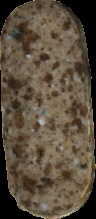
#> input picture database/shape/s4.jpg, 96 x 219 px
$ jupyter execute --allow-errors pca_template_matching.ipynb
#> lines starting #> are read from the running program, lines starting #| are printed output that depends on the picture; after the words box and inside, x2 and y2 are one past the last pixel; in counts of white or black regions, pixels touching at a corner belong together; long printed decimals are rounded
### utils.py
import os
import cv2
import time
import numpy as np
import matplotlib.pyplot as plt
import numpy as np
import skimage.color


def normalize_list(x):
    return (x - np.min(x)) / (np.max(x) - np.min(x))


# [51 lines left out: functions rotate_image, batch_resize, not called in this run]


def compare_hist(hist1, hist2):
    # Chi-squared distance
    return np.sum((hist1 - hist2) ** 2 / (hist1 + hist2 + 1e-6))


# Create 3D color histogram
def get_3D_hsv_hist(image):
    # Convert to HSV color space
    hsv = skimage.color.rgb2hsv(image)
    # Create 3D color histogram
    hist, edges = np.histogramdd(hsv.reshape(-1, 3), bins=(8, 8, 8))
    # Normalize histogram
    hist /= hist.sum()
    return hist


# Calculate HoG feature
def get_hog_feature(query):
    # Compute the HOG features using 8x8 cells and 9 orientations
    hog = cv2.HOGDescriptor((64, 64), (8, 8), (8, 8), (8, 8), 9)
    query = cv2.resize(query, (64, 64))
    # Convert the query image to grayscale
    query = cv2.cvtColor(query, cv2.COLOR_BGR2GRAY)
    # Compute the HOG features using 8x8 cells and 9 orientations
    query_features = hog.compute(query)
    # Flatten the features vector
    # query_features = query_features.ravel()
    query_features /= query_features.sum()
    return query_features


def get_mask(img):
    img = cv2.cvtColor(img, cv2.COLOR_BGR2GRAY)
    ret, db_mask = cv2.threshold(img, 1, 1, 0)
    contours, hierarchy = cv2.findContours(db_mask, 2, 1)
    cv2.drawContours(db_mask, contours, -1, color=(0, 0, 255), thickness=6)
    return db_mask


def get_size(img):
    img = cv2.cvtColor(img, cv2.COLOR_BGR2GRAY)
    ret, db_mask = cv2.threshold(img, 1, 1, 0)
    return db_mask.sum()


# [426 lines left out: functions show_anns, register_db_img, register_color_hist, register_shape_db, register_hog_db, register_color_db and 8 more, not called in this run]
    # print("Done")


# [7 lines that do not run on import are left out]

### pca_template_matching.ipynb
[cell 1]
# reference: https://stackoverflow.com/questions/62698756/opencv-calculating-orientation-angle-of-major-and-minor-axis-of-ellipse
import cv2
import numpy as np
import math
import matplotlib.pyplot as plt

# read input
img = cv2.imread('database/shape/s4.jpg')
#> img is the input picture: shape (219, 96, 3); mean B, G, R 61, 77.1, 90

# convert to gray
gray = cv2.cvtColor(img, cv2.COLOR_BGR2GRAY)
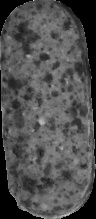
#> gray: shape (219, 96); min 0, max 222, mean 79.1

# threshold
ret, thresh = cv2.threshold(gray, 1, 1,0)
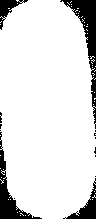
#> thresh: shape (219, 96); values 0 (black) and 1 (white), 87.8% white; 14 black regions (10 under 20 px)

# find largest contour
contours = cv2.findContours(thresh, cv2.RETR_EXTERNAL, cv2.CHAIN_APPROX_SIMPLE)
#> contours = 56 contours, 55 with area under 20; largest, box (x1, y1, x2, y2) and area: (0, 0, 96, 219) 18030
contours = contours[0] if len(contours) == 2 else contours[1]
big_contour = max(contours, key=cv2.contourArea)
#> big_contour = contour of 359 points, box (x1, y1, x2, y2) (0, 0, 96, 219), area 18030

# fit contour to ellipse and get ellipse center, minor and major diameters and angle in degree
ellipse = cv2.fitEllipse(big_contour)
#> ellipse = ((46, 109.1), (98.9, 251.7), 176.7)
(xc,yc),(d1,d2),angle = ellipse
#> xc = 46; yc = 109.1; d1 = 98.9; d2 = 251.7; angle = 176.7
print(xc,yc,d1,d1,angle)
#| 46.003 109.085 98.896 98.896 176.666

# draw ellipse in green
result = img.copy()
cv2.ellipse(result, ellipse, (0, 255, 0), 3)

# draw circle at center
xc, yc = ellipse[0]
cv2.circle(result, (int(xc),int(yc)), 10, (255, 255, 255), -1)

# draw major axis line in red
rmajor = max(d1,d2)/2
#> rmajor = 125.9
if angle > 90:
    angle = angle - 90
#> angle = 86.67
else:
    angle = angle + 90
print(angle)
#| 86.666
x1 = xc + math.cos(math.radians(angle))*rmajor
#> x1 = 53.32
y1 = yc + math.sin(math.radians(angle))*rmajor
#> y1 = 234.7
x2 = xc + math.cos(math.radians(angle+180))*rmajor
#> x2 = 38.68
y2 = yc + math.sin(math.radians(angle+180))*rmajor
#> y2 = -16.57
cv2.line(result, (int(x1),int(y1)), (int(x2),int(y2)), (0, 0, 255), 3)

# draw minor axis line in blue
rminor = min(d1,d2)/2
#> rminor = 49.45
if angle > 90:
    angle = angle - 90
else:
    angle = angle + 90
#> angle = 176.7
print(angle)
#| 176.666
x1 = xc + math.cos(math.radians(angle))*rminor
#> x1 = -3.36
y1 = yc + math.sin(math.radians(angle))*rminor
#> y1 = 112
x2 = xc + math.cos(math.radians(angle+180))*rminor
#> x2 = 95.37
y2 = yc + math.sin(math.radians(angle+180))*rminor
#> y2 = 106.2
cv2.line(result, (int(x1),int(y1)), (int(x2),int(y2)), (255, 0, 0), 3)

plt.imshow(result)
# plt.imshow(img)

[cell 2]
import cv2
import numpy as np
import math
import matplotlib.pyplot as plt
def rotate_image(image):
    # Get the height and width of the image
    h, w = image.shape[:2]

    # Define the desired size
    w_new = 400
    h_new = 400

    # Create a black image of the same size as w_new and h_new
    black = np.zeros((h_new, w_new, 3), dtype=np.uint8)

    # Copy the original image to the center of the black image
    x_offset = (w_new - w) // 2
    y_offset = (h_new - h)  // 2
    black[y_offset:y_offset+h, x_offset:x_offset+w] = image

    image = black

    img = cv2.cvtColor(image, cv2.COLOR_BGR2GRAY)
    ret, thresh = cv2.threshold(img, 1, 1,0)

    # find largest contour
    contours = cv2.findContours(thresh, cv2.RETR_EXTERNAL, cv2.CHAIN_APPROX_SIMPLE)
    contours = contours[0] if len(contours) == 2 else contours[1]
    big_contour = max(contours, key=cv2.contourArea)

    # fit an ellipse to the contour and get the center, axes and angle
    (xc, yc), (d1, d2), angle = cv2.fitEllipse(big_contour)
    # create a rotation matrix using the center and angle
    M = cv2.getRotationMatrix2D((xc, yc), angle, 1)
    M_opp = cv2.getRotationMatrix2D((xc, yc), angle + 180, 1)

    # apply the rotation matrix to the image and crop it to the ellipse size
    rotated = cv2.warpAffine(image, M, (400, 400))
    rotated_opp = cv2.warpAffine(image, M_opp, (400, 400))

    # return the rotated image
    return rotated, rotated_opp

[cell 3]
img = cv2.imread('database/pill_db/p5_3.jpg')
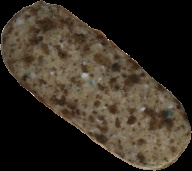
#> input picture database/pill_db/p5_3.jpg, 192 x 171 px
#> img is the input picture: shape (171, 192, 3); mean B, G, R 36.1, 46.8, 54.9
# img = cv2.imread('database/shape/s4.jpg')
img_r,_ = rotate_image(img)
#> in rotate_image, `ret, thresh = cv2.threshold(img, 1, 1,0)`: thresh: shape (400, 400); values 0 (black) and 1 (white), 11.5% white; 112 white regions (111 under 20 px)
#> in rotate_image, `contours = cv2.findContours(thresh, cv2.RETR_EXTERNAL, cv2.CHAIN_APPRO..`: contours = 112 contours, 111 with area under 20; largest, box (x1, y1, x2, y2) and area: (104, 114, 296, 285) 17917
#> in rotate_image, `big_contour = max(contours, key=cv2.contourArea)`: big_contour = contour of 563 points, box (x1, y1, x2, y2) (104, 114, 296, 285), area 17917
#> in rotate_image, `(xc, yc), (d1, d2), angle = cv2.fitEllipse(big_contour)`: xc = 198; yc = 199; d1 = 99.69; d2 = 235.6; angle = 128.1
#> in rotate_image, `M = cv2.getRotationMatrix2D((xc, yc), angle, 1)`: M = [[-0.617, 0.787, 163.8], [-0.787, -0.617, 477.6]]
#> in rotate_image, `M_opp = cv2.getRotationMatrix2D((xc, yc), angle + 180, 1)`: M_opp = [[0.617, -0.787, 232.3], [0.787, 0.617, -79.67]]
plt.imshow(img_r)

[cell 4]
# https://stackoverflow.com/questions/23927361/built-in-functions-available-in-opencv2-python-to-find-distance-between-to-image
img,_ = rotate_image(cv2.imread('database/pill_db/p2_1.jpg'))
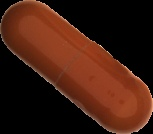
#> input picture database/pill_db/p2_1.jpg, 153 x 134 px
#> in rotate_image (call 2), `ret, thresh = cv2.threshold(img, 1, 1,0)`: thresh: shape (400, 400); values 0 (black) and 1 (white), 6.8% white; 59 white regions (58 under 20 px)
#> in rotate_image (call 2), `contours = cv2.findContours(thresh, cv2.RETR_EXTERNAL, cv2.CHAIN_APPRO..`: contours = 59 contours, 58 with area under 20; largest, box (x1, y1, x2, y2) and area: (123, 133, 276, 267) 10426
template,_ = rotate_image(cv2.imread('database/pill_db/p6_3.jpg'))
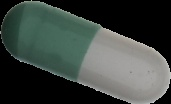
#> input picture database/pill_db/p6_3.jpg, 171 x 104 px
#> in rotate_image (call 3), `h, w = image.shape[:2]`: h = 104; w = 171
#> in rotate_image (call 3), `x_offset = (w_new - w) // 2`: x_offset = 114
#> in rotate_image (call 3), `y_offset = (h_new - h)  // 2`: y_offset = 148
#> in rotate_image (call 3), `ret, thresh = cv2.threshold(img, 1, 1,0)`: thresh: shape (400, 400); values 0 (black) and 1 (white), 6.7% white; 101 white regions (100 under 20 px)
#> in rotate_image (call 3), `contours = cv2.findContours(thresh, cv2.RETR_EXTERNAL, cv2.CHAIN_APPRO..`: contours = 101 contours, 100 with area under 20; largest, box (x1, y1, x2, y2) and area: (114, 148, 285, 252) 10200
#> in rotate_image (call 3), `big_contour = max(contours, key=cv2.contourArea)`: big_contour = contour of 439 points, box (x1, y1, x2, y2) (114, 148, 285, 252), area 10200
#> in rotate_image (call 3), `(xc, yc), (d1, d2), angle = cv2.fitEllipse(big_contour)`: xc = 197.1; yc = 199.6; d1 = 69.36; d2 = 196.9; angle = 110.8
#> in rotate_image (call 3), `M = cv2.getRotationMatrix2D((xc, yc), angle, 1)`: M = [[-0.356, 0.935, 80.61], [-0.935, -0.356, 454.8]]
#> in rotate_image (call 3), `M_opp = cv2.getRotationMatrix2D((xc, yc), angle + 180, 1)`: M_opp = [[0.356, -0.935, 313.6], [0.935, 0.356, -55.58]]
#> in rotate_image (call 3), `rotated_opp = cv2.warpAffine(image, M_opp, (400, 400))`:
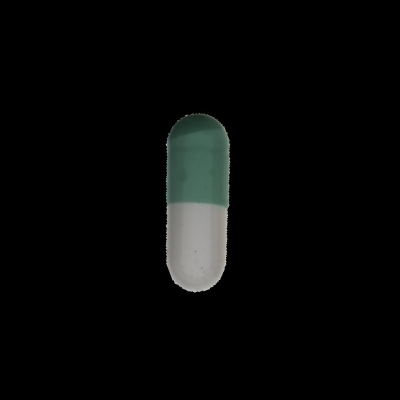
#> rotated_opp: shape (400, 400, 3); mean B, G, R 7.2, 7.7, 6.8

result = []
methods = ['cv2.TM_CCOEFF', 'cv2.TM_CCOEFF_NORMED', 'cv2.TM_CCORR','cv2.TM_CCORR_NORMED', 'cv2.TM_SQDIFF', 'cv2.TM_SQDIFF_NORMED']
for i in range(len(methods)):
    result.append(cv2.matchTemplate(img,template,eval(methods[i])))
    print ("Method {}  : Result{}".format(methods[i],result[i]))
#> this loop made 6 passes
#| Method cv2.TM_CCOEFF  : Result[[2.2123312e+08]]
#| Method cv2.TM_CCOEFF_NORMED  : Result[[0.7428]]
#| Method cv2.TM_CCORR  : Result[[2.3740883e+08]]
#| Method cv2.TM_CCORR_NORMED  : Result[[0.7496]]
#| Method cv2.TM_SQDIFF  : Result[[1.9094949e+08]]
#| Method cv2.TM_SQDIFF_NORMED  : Result[[0.6029]]
#> after the loop, result = [[221233120], [0.743], [237408832], [0.75], [190949488], [0.603]]
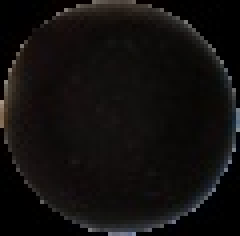
#> input picture database/pill_db/p0_0.jpg, 60 x 59 px (shown 4 times larger)

[cell 5]
def get_axis_len(img):

    # convert to gray
    gray = cv2.cvtColor(img, cv2.COLOR_BGR2GRAY)

    # threshold
    ret, thresh = cv2.threshold(gray, 1, 1,0)

    # find largest contour
    contours = cv2.findContours(thresh, cv2.RETR_EXTERNAL, cv2.CHAIN_APPROX_SIMPLE)
    contours = contours[0] if len(contours) == 2 else contours[1]
    big_contour = max(contours, key=cv2.contourArea)

    # fit contour to ellipse and get ellipse center, minor and major diameters and angle in degree
    ellipse = cv2.fitEllipse(big_contour)
    (xc,yc),(d1,d2),angle = ellipse

    return np.array((d1,d2))

[cell 6]
# NCC Score, color score,
from utils import get_3D_hsv_hist, compare_hist, get_hog_feature, get_size, get_mask

def normalize_list(x):
    return (x-np.min(x))/ (np.max(x)-np.min(x))

pill_ncc = []
pill_color = []
pill_hog = []
pill_hu = []
pill_size = []
pill_axis = []


#> (the rest of this cell did not finish here and is left out)

#> in rotate_image (call 4), `h, w = image.shape[:2]`: h = 59; w = 60
#> in rotate_image (call 4), `x_offset = (w_new - w) // 2`: x_offset = 170
#> in rotate_image (call 4), `ret, thresh = cv2.threshold(img, 1, 1,0)`:
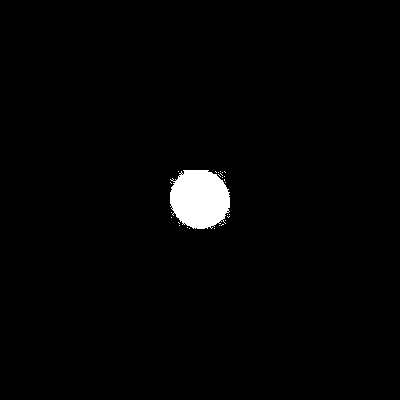
#> thresh: shape (400, 400); values 0 (black) and 1 (white), 1.8% white; 27 white regions (26 under 20 px)
#> in rotate_image (call 4), `contours = cv2.findContours(thresh, cv2.RETR_EXTERNAL, cv2.CHAIN_APPRO..`: contours = 27 contours, 26 with area under 20; largest, box (x1, y1, x2, y2) and area: (170, 170, 230, 229) 2720
#> in rotate_image (call 4), `big_contour = max(contours, key=cv2.contourArea)`: big_contour = contour of 155 points, box (x1, y1, x2, y2) (170, 170, 230, 229), area 2720
#> in rotate_image (call 4), `(xc, yc), (d1, d2), angle = cv2.fitEllipse(big_contour)`: xc = 199.1; yc = 198.4; d1 = 57.59; d2 = 62.66; angle = 131.8
#> in rotate_image (call 4), `M = cv2.getRotationMatrix2D((xc, yc), angle, 1)`: M = [[-0.667, 0.745, 183.9], [-0.745, -0.667, 478.9]]
#> in rotate_image (call 4), `M_opp = cv2.getRotationMatrix2D((xc, yc), angle + 180, 1)`: M_opp = [[0.667, -0.745, 214.2], [0.745, 0.667, -82.25]]

    # get color histgram
    temp1_hist = get_3D_hsv_hist(temp1)
#> in get_3D_hsv_hist, `hsv = skimage.color.rgb2hsv(image)`: hsv: shape (400, 400, 3) float64; mean of channels 0, 1, 2 0.0107, 0.00696, 0.00158
#> in get_3D_hsv_hist, `hist, edges = np.histogramdd(hsv.reshape(-1, 3), bins=(8, 8, 8))`: edges = [[0, 0.122, 0.244, 0.366, 0.488, 0.61, 0.732, 0.854, 0.976], [0, 0.125, 0.25, 0.375, 0.5, 0.625, 0.75, 0.875, 1], [0, 0.0755, 0.151, 0.226, 0.302, 0.377, 0.453, 0.528, 0.604]]
    temp2_hist = get_3D_hsv_hist(temp2)
#> in get_3D_hsv_hist (call 2), `hsv = skimage.color.rgb2hsv(image)`: hsv: shape (400, 400, 3) float64; mean of channels 0, 1, 2 0.0107, 0.00696, 0.00158

    # get HoG feature
    temp1_hog = get_hog_feature(temp1)
#> in get_hog_feature, `query_features = hog.compute(query)`: query_features = 576 values, max 0.453 at index 257, min 0 at index 0, mean 0.0184
#> in get_hog_feature, `query_features /= query_features.sum()`: query_features = 576 values, max 0.0427 at index 257, min 0 at index 0, mean 0.00174
#> `temp1_hog = get_hog_feature(temp1)`: temp1_hog has the same summary as query_features in get_hog_feature
    temp2_hog = get_hog_feature(temp2)
#> `temp2_hog = get_hog_feature(temp2)`: temp2_hog = 576 values, max 0.0434 at index 324, min 0 at index 0, mean 0.00174

    # get mask for Hu momentum
    temp1_mask = get_mask(temp1)
#> in get_mask, `ret, db_mask = cv2.threshold(img, 1, 1, 0)`: db_mask: shape (400, 400); values 0 (black) and 1 (white), 1.8% white; 13 white regions (12 under 20 px)
#> in get_mask, `contours, hierarchy = cv2.findContours(db_mask, 2, 1)`: contours = 14 contours, 13 with area under 20; largest, box (x1, y1, x2, y2) and area: (168, 164, 231, 234) 2808
#> in get_mask, `cv2.drawContours(db_mask, contours, -1, color=(0, 0, 255), thickness=6)`: db_mask: shape (400, 400); values 0 (black) and 1 (white), 1.4% white; 1 white region, box (x1, y1, x2, y2) and area: (174, 170, 226, 226) 2200
    temp2_mask = get_mask(temp2)
#> in get_mask (call 2), `ret, db_mask = cv2.threshold(img, 1, 1, 0)`: db_mask: shape (400, 400); values 0 (black) and 1 (white), 1.8% white; 16 white regions (15 under 20 px)
#> in get_mask (call 2), `contours, hierarchy = cv2.findContours(db_mask, 2, 1)`: contours = 19 contours, 18 with area under 20; largest, box (x1, y1, x2, y2) and area: (169, 164, 231, 232) 2810
#> in get_mask (call 2), `cv2.drawContours(db_mask, contours, -1, color=(0, 0, 255), thickness=6)`:
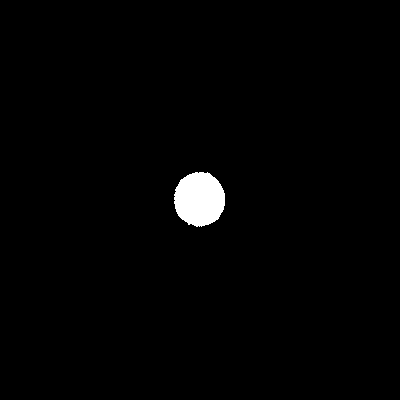
#> db_mask: shape (400, 400); values 0 (black) and 1 (white), 1.4% white; 1 white region
#> `temp1_size = get_size(temp1)`: temp1_size = 2932

    # get mask size
    temp1_size = get_size(temp1)

    # get mask axis
    temp1_axis = get_axis_len(temp1)
#> in get_axis_len, `contours = cv2.findContours(thresh, cv2.RETR_EXTERNAL, cv2.CHAIN_APPRO..`: contours = 13 contours, 12 with area under 20; largest, box (x1, y1, x2, y2) and area: (168, 164, 231, 234) 2808
#> in get_axis_len, `big_contour = max(contours, key=cv2.contourArea)`: big_contour = contour of 147 points, box (x1, y1, x2, y2) (168, 164, 231, 234), area 2808
#> in get_axis_len, `ellipse = cv2.fitEllipse(big_contour)`: ellipse = ((198.9, 198.2), (58.49, 62.8), 0.123)
#> in get_axis_len, `(xc,yc),(d1,d2),angle = ellipse`: xc = 198.9; yc = 198.2; d1 = 58.49; d2 = 62.8; angle = 0.123
#> `temp1_axis = get_axis_len(temp1)`: temp1_axis = [58.49, 62.8]

    for k in range(7):
        for j in range(4):
            img, _ = rotate_image(cv2.imread('database/pill_db/p{}_{}.jpg'.format(k, j+1)))

            # NCC score
            ncc_1 = cv2.matchTemplate(img,temp1,cv2.TM_CCORR_NORMED)
            ncc_2 = cv2.matchTemplate(img,temp2,cv2.TM_CCORR_NORMED)
            temp_ncc.append(1-max(ncc_1, ncc_2)[0][0])

            # Color histgram difference (normarlized)
            img_hist = get_3D_hsv_hist(img)
            color_1 = compare_hist(img_hist,temp1_hist)
            color_2 = compare_hist(img_hist,temp2_hist)
            temp_color.append(min(color_1, color_2))

            # HoG
            img_hog = get_hog_feature(img)
            hog_1 = compare_hist(img_hog,temp1_hog)
            hog_2 = compare_hist(img_hog,temp2_hog)
            temp_hog.append(min(hog_1, hog_2))

            # Hu momentum
            img_mask = get_mask(img)
            hu_1 = cv2.matchShapes(img_mask, temp1_mask, 1, 0.0)
            hu_2 = cv2.matchShapes(img_mask, temp2_mask, 1, 0.0)
            temp_hu.append(min(hu_1,hu_2))

            # Size difference
            img_size = get_size(img)
            size_diff = abs(int(img_size)-int(temp1_size))
            temp_size.append(size_diff)

            # Axis difference
            img_axis = get_axis_len(img)
            axis_diff = compare_hist(img_axis,temp1_axis)
            temp_axis.append(axis_diff)


    pill_ncc.append(normalize_list(temp_ncc))
    pill_hog.append(normalize_list(temp_hog))
    pill_color.append(normalize_list(temp_color))
    pill_hu.append(normalize_list(temp_hu))
    pill_size.append(normalize_list(temp_size))
    pill_axis.append(normalize_list(temp_axis))

#> (a cell that did not finish here is left out)

#> (a cell that did not finish here is left out)

#> (a cell that did not finish here is left out)

#> (a cell that did not finish here is left out)

#> (a cell that did not finish here is left out)

#> (a cell that did not finish here is left out)

[cell 13]
import numpy as np

def generate_weight_matrix(n, m, gain=1):
    # Create an empty matrix of shape (n, m*n**2) filled with -1
    matrix = np.full((n, m*n), -1)

    # Loop over each row
    for i in range(n):
      # Set the m*i to m*(i+1) column of the i row to 1
      matrix[i, m*i:m*(i+1)] = gain

    # return the matrix
    return(matrix)

n = 7 # number of pill types
#> n = 7
m = 4 # registered img per pill
k = 5 # 5 pill features

# generate weight matrix
weight = generate_weight_matrix(n=7,m=4, gain=1)

[cell 14]
from IPython.display import display, Math

def print_matrix(array):
    matrix = ''
    for row in array:
        try:
            for number in row:
                matrix += f'{number}&'
        except TypeError:
            matrix += f'{row}&'
        matrix = matrix[:-1] + r'\\'
    display(Math(r'\begin{bmatrix}'+matrix+r'\end{bmatrix}'))
#     return r'\begin{bmatrix}'+matrix+r'\end{bmatrix}'

[cell 15]
print_matrix(weight)

[cell 16]
# Visulize the axis score
plt.imshow(weight, cmap='viridis', interpolation='nearest')
# plt.colorbar()
plt.show()

[cell 17]
# Define the objective function coefficients
cost = []
#> (the rest of this cell did not finish here and is left out)

[cell 18]
i = 0
M = np.zeros((n,n*m))
#> (the rest of this cell did not finish here and is left out)

[cell 19]
plt.imshow(M)
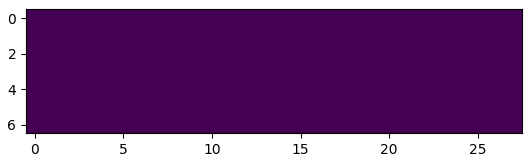
#> figure drawn by matplotlib, 1 panel

[cell 20]
# https://docs.scipy.org/doc/scipy/reference/generated/scipy.optimize.linprog.html

# Import linprog from scipy.optimize
from scipy.optimize import linprog

# Sum to 1
A_eq = [[1 for i in range(k)]]
b_eq = [1]


# Solve the problem using linprog
#> (the rest of this cell did not finish here and is left out)

[cell 21]
# None linear decision making
# When to trust what features
# Some features are extremely at telling the differece between certain pills
# Voting problem

[cell 22]
# [33 lines left out: function register_db, not called in this run]

[cell 23]
# [78 lines left out: function pill_identify, not called in this run]

[cell 24]
def register_color_hist():
    img_hist_list = []
    for k in range(7):
            tmp = []
            for j in range(1):
                img, _ = rotate_image(cv2.imread('database/pill_db/p{}_{}.jpg'.format(k, j)))
                img_hist = get_3D_hsv_hist(img)
#> pass 2 of the loop in register_color_hist, `for k in range(7):`:
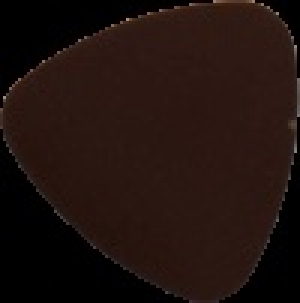
#> input picture database/pill_db/p1_0.jpg, 100 x 101 px (shown 3 times larger)
#> h = 101; w = 100
#> x_offset = 150
#> y_offset = 149
#> in rotate_image (call 7), `black[y_offset:y_offset+h, x_offset:x_offset+w] = image`:
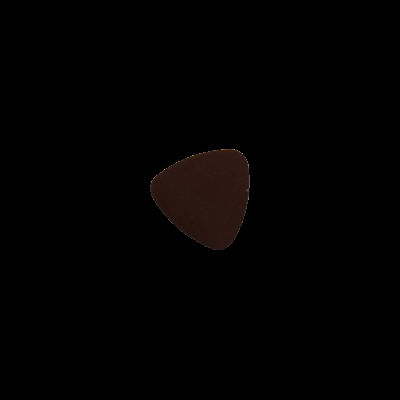
#> black: shape (400, 400, 3); mean B, G, R 0.9, 1.1, 2
#> in rotate_image (call 7), `contours = cv2.findContours(thresh, cv2.RETR_EXTERNAL, cv2.CHAIN_APPRO..`: contours = 47 contours, 46 with area under 20; largest, box (x1, y1, x2, y2) and area: (150, 149, 250, 250) 7402
#> in rotate_image (call 7), `big_contour = max(contours, key=cv2.contourArea)`: big_contour = contour of 234 points, box (x1, y1, x2, y2) (150, 149, 250, 250), area 7402
#> in rotate_image (call 7), `(xc, yc), (d1, d2), angle = cv2.fitEllipse(big_contour)`: xc = 206.3; yc = 194.9; d1 = 98.7; d2 = 100.1; angle = 86.99
#> M = [[0.0526, 0.999, 0.868], [-0.999, 0.0526, 390.7]]
#> M_opp = [[-0.0526, -0.999, 411.8], [0.999, -0.0526, -0.914]]
                tmp.append(img_hist)
            img_hist_list.append(tmp)
    return img_hist_list
